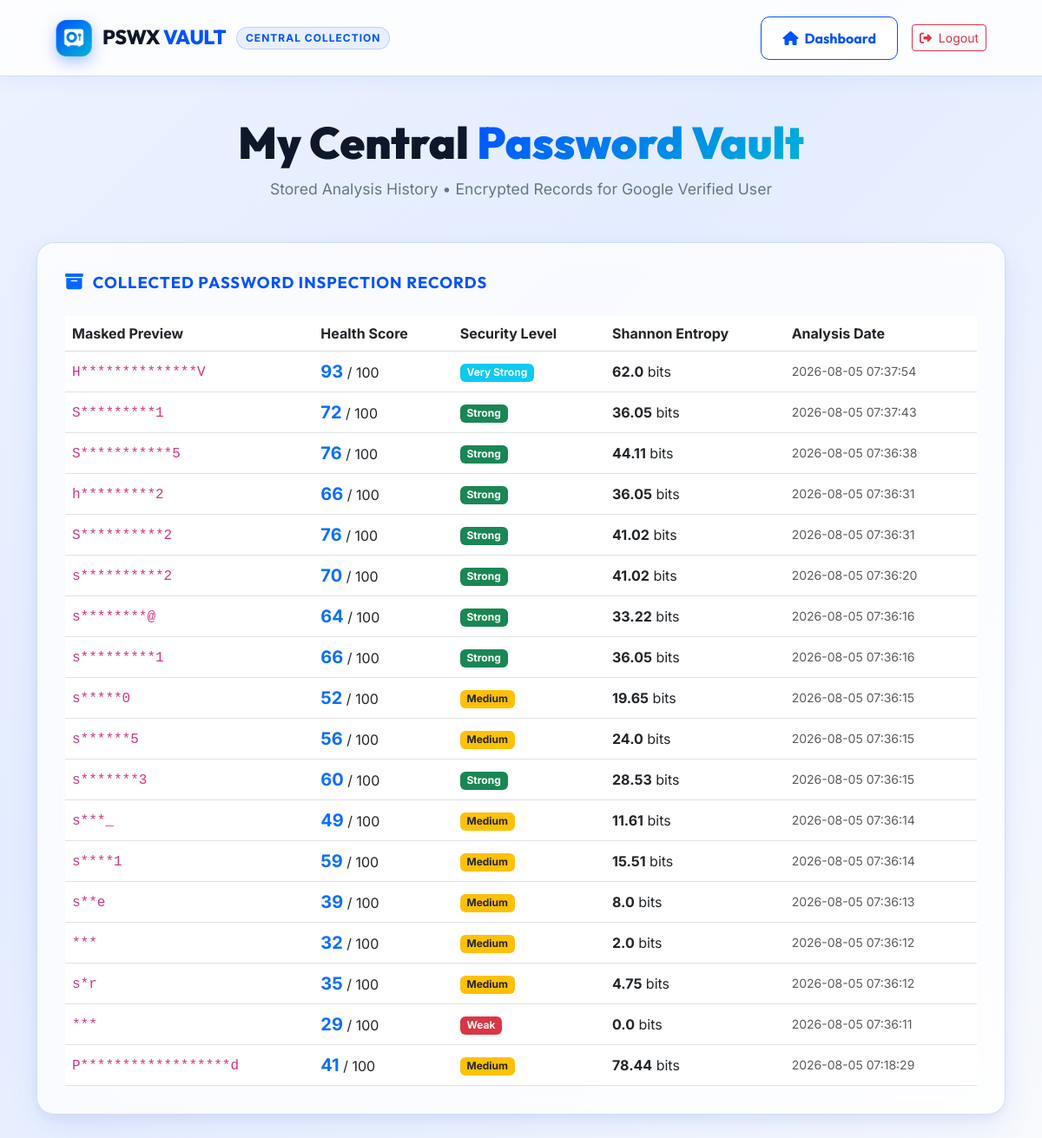
/vault (signed in), run on the app's committed database.
### tables this page shows
CREATE TABLE saved_passwords (
            id INTEGER PRIMARY KEY AUTOINCREMENT,
            user_id INTEGER NOT NULL,
            password_hash TEXT NOT NULL,
            masked_password TEXT NOT NULL,
            health_score INTEGER NOT NULL,
            category TEXT NOT NULL,
            entropy_bits REAL NOT NULL,
            created_at TIMESTAMP DEFAULT CURRENT_TIMESTAMP,
            FOREIGN KEY (user_id) REFERENCES users(id)
        );

### app/routes/vault.py (the view)
@vault_bp.route('/vault')
def view_vault():
    if 'user_id' not in session:
        return redirect('/login')
    user_id = session['user_id']
    conn = get_db()
    cursor = conn.cursor()
    cursor.execute('''
        SELECT * FROM saved_passwords
        WHERE user_id = ?
        ORDER BY created_at DESC
    ''', (user_id,))
    passwords = cursor.fetchall()
    conn.close()
    return render_template('vault.html', passwords=passwords)

### app/db.py (called while the page is built)
def get_db():
    conn = sqlite3.connect(DB_PATH)
    conn.row_factory = sqlite3.Row
    return conn

### app/templates/vault.html (shortened to what this page needs)
<!DOCTYPE html>
<html lang="en">
<head>
  <link rel="stylesheet" href="https://cdnjs.cloudflare.com/ajax/libs/font-awesome/6.4.0/css/all.min.css">
  <link href="https://cdn.jsdelivr.net/npm/bootstrap@5.3.0/dist/css/bootstrap.min.css" rel="stylesheet">
  <link rel="stylesheet" href="{{ url_for('static', filename='css/style.css') }}">
</head>
<body>
  <div class="main-wrapper">
    <nav class="navbar navbar-expand-lg navbar-techie sticky-top">
      <div class="container-fluid px-4">
        <a class="navbar-brand text-decoration-none" href="/">
          <div class="brand-container">
            <div class="brand-logo-techie">
              <i class="fa-solid fa-vault fs-5"></i>
            </div>
            <span class="brand-text-techie">PSWX <span>VAULT</span></span>
            <span class="brand-badge-techie">Central Collection</span>
          </div>
        </a>
        <div class="d-flex align-items-center gap-3">
          <a href="/" class="btn-techie-outline btn-sm text-decoration-none">
            <i class="fa-solid fa-house me-1"></i> Dashboard
          </a>
          <a href="/logout" class="btn btn-outline-danger btn-sm">
            <i class="fa-solid fa-right-from-bracket me-1"></i> Logout
          </a>
        </div>
      </div>
    </nav>
    <div class="container py-5">
      <div class="text-center mb-5">
        <h1 class="hero-title-techie">My Central <span>Password Vault</span></h1>
        <p class="hero-subtitle-techie">Stored Analysis History • Encrypted Records for {{ session.get('user_name', 'User') }}</p>
      </div>
      <div class="glass-card-techie">
        <div class="card-header-title-techie">
          <i class="fa-solid fa-box-archive"></i> Collected Password Inspection Records
        </div>
        {% if passwords %}
          <div class="table-responsive">
            <table class="table table-hover align-middle mb-0">
              <thead>
                <tr class="text-primary border-bottom border-secondary border-opacity-25">
                  <th>Masked Preview</th>
                  <th>Health Score</th>
                  <th>Security Level</th>
                  <th>Shannon Entropy</th>
                  <th>Analysis Date</th>
                </tr>
              </thead>
              <tbody>
                {% for p in passwords %}
                  <tr>
                    <td><code class="fs-6">{{ p.masked_password }}</code></td>
                    <td>
                      <span class="fw-bold fs-5 text-primary">{{ p.health_score }}</span> / 100
                    </td>
                    <td>
                      {% if p.category == 'Weak' %}
                        <span class="badge bg-danger text-white">Weak</span>
                      {% elif p.category == 'Medium' %}
                        <span class="badge bg-warning text-dark">Medium</span>
                      {% elif p.category == 'Strong' %}
                        <span class="badge bg-success text-white">Strong</span>
                      {% else %}
                        <span class="badge bg-info text-white">Very Strong</span>
                      {% endif %}
                    </td>
                    <td><b>{{ p.entropy_bits }}</b> bits</td>
                    <td class="text-muted small">{{ p.created_at }}</td>
                  </tr>
                {% endfor %}
              </tbody>
            </table>
          </div>
        {% endif %}
      </div>
    </div>
  </div>
</body>
</html>

### app/static/css/style.css (style rules this page uses)
:root { --bg-main: #f0f4ff; --bg-gradient: linear-gradient(135deg, #edf2fe 0%, #e4ecff 40%, #f8fafc 100%); --bg-card: rgba(255, 255, 255, 0.82); --bg-card-hover: rgba(255, 255, 255, 0.95); --border-blue: rgba(0, 82, 255, 0.18); --border-glow: rgba(0, 102, 255, 0.35); --tech-blue: #0052ff; --tech-blue-vivid: #0066ff; --tech-cyan: #00b4d8; --tech-indigo: #4338ca; --tech-green: #10b981; --tech-yellow: #f59e0b; --tech-red: #ef4444; --text-dark: #0f172a; --text-secondary: #334155; --text-muted: #64748b; --font-heading: 'Outfit', sans-serif; --font-body: 'Inter', sans-serif; --font-mono: 'Fira Code', monospace; --shadow-3d: 0 15px 35px rgba(0, 82, 255, 0.08), 0 5px 15px rgba(15, 23, 42, 0.05); --shadow-hover: 0 25px 50px rgba(0, 82, 255, 0.18), 0 0 25px rgba(0, 102, 255, 0.2); }
* { box-sizing: border-box; margin: 0; padding: 0; }
body { background: var(--bg-gradient); color: var(--text-dark); font-family: var(--font-body); min-height: 100vh; overflow-x: hidden; position: relative; }
.main-wrapper { position: relative; z-index: 1; }
.navbar-techie { background: rgba(255, 255, 255, 0.85); backdrop-filter: blur(20px); -webkit-backdrop-filter: blur(20px); border-bottom: 1px solid var(--border-blue); padding: 1.1rem 2.5rem; box-shadow: 0 4px 20px rgba(0, 82, 255, 0.06); }
.brand-container { display: flex; align-items: center; gap: 12px; }
.brand-logo-techie { width: 42px; height: 42px; background: linear-gradient(135deg, var(--tech-blue), var(--tech-cyan)); border-radius: 12px; display: flex; align-items: center; justify-content: center; color: #ffffff; box-shadow: 0 6px 18px rgba(0, 82, 255, 0.35); transform: perspective(500px) rotateY(-12deg); transition: transform 0.3s ease; }
.brand-text-techie { font-family: var(--font-heading); font-size: 1.45rem; font-weight: 800; letter-spacing: -0.5px; color: var(--text-dark); }
.brand-text-techie span { color: var(--tech-blue); }
.brand-badge-techie { background: rgba(0, 82, 255, 0.08); border: 1px solid rgba(0, 82, 255, 0.2); color: var(--tech-blue); font-size: 0.75rem; font-weight: 700; text-transform: uppercase; letter-spacing: 1px; padding: 3px 10px; border-radius: 20px; }
.glass-card-techie { background: rgba(255, 255, 255, 0.75); backdrop-filter: blur(14px); -webkit-backdrop-filter: blur(14px); border: 1px solid var(--border-blue); border-radius: 20px; padding: 2rem; box-shadow: var(--shadow-3d); transform-style: preserve-3d; transition: transform 0.3s ease, border-color 0.3s ease, box-shadow 0.3s ease; position: relative; overflow: hidden; }
.card-header-title-techie { font-family: var(--font-heading); font-size: 1.15rem; font-weight: 700; text-transform: uppercase; letter-spacing: 1px; color: var(--tech-blue); display: flex; align-items: center; gap: 10px; margin-bottom: 1.5rem; }
.card-header-title-techie i { font-size: 1.3rem; color: var(--tech-blue-vivid); }
.hero-title-techie { font-family: var(--font-heading); font-weight: 900; font-size: 3.2rem; line-height: 1.1; color: var(--text-dark); margin-bottom: 0.75rem; }
.hero-title-techie span { background: linear-gradient(135deg, var(--tech-blue) 0%, var(--tech-cyan) 100%); -webkit-background-clip: text; -webkit-text-fill-color: transparent; }
.hero-subtitle-techie { font-size: 1.1rem; color: var(--text-muted); font-weight: 400; }
.btn-techie-outline { background: #ffffff; border: 1px solid var(--tech-blue); color: var(--tech-blue); font-family: var(--font-heading); font-weight: 700; padding: 0.75rem 1.5rem; border-radius: 10px; cursor: pointer; transition: all 0.3s ease; }

### data on the page
saved_passwords: masked_password "H**************V", health_score "93", category "Very Strong", entropy_bits "62.0", created_at "2026-08-05 07:37:54"
saved_passwords: masked_password "S*********1", health_score "72", category "Strong", entropy_bits "36.05", created_at "2026-08-05 07:37:43"
saved_passwords: masked_password "S***********5", health_score "76", category "Strong", entropy_bits "44.11", created_at "2026-08-05 07:36:38"
saved_passwords: masked_password "h*********2", health_score "66", category "Strong", entropy_bits "36.05", created_at "2026-08-05 07:36:31"
saved_passwords: masked_password "S**********2", health_score "76", category "Strong", entropy_bits "41.02", created_at "2026-08-05 07:36:31"
saved_passwords: masked_password "s**********2", health_score "70", category "Strong", entropy_bits "41.02", created_at "2026-08-05 07:36:20"
saved_passwords: masked_password "s********@", health_score "64", category "Strong", entropy_bits "33.22", created_at "2026-08-05 07:36:16"
saved_passwords: masked_password "s*********1", health_score "66", category "Strong", entropy_bits "36.05", created_at "2026-08-05 07:36:16"
saved_passwords: masked_password "s*****0", health_score "52", category "Medium", entropy_bits "19.65", created_at "2026-08-05 07:36:15"
saved_passwords: masked_password "s******5", health_score "56", category "Medium", entropy_bits "24.0", created_at "2026-08-05 07:36:15"
saved_passwords: masked_password "s*******3", health_score "60", category "Strong", entropy_bits "28.53", created_at "2026-08-05 07:36:15"
saved_passwords: masked_password "s***_", health_score "49", category "Medium", entropy_bits "11.61", created_at "2026-08-05 07:36:14"
saved_passwords: masked_password "s****1", health_score "59", category "Medium", entropy_bits "15.51", created_at "2026-08-05 07:36:14"
saved_passwords: masked_password "s**e", health_score "39", category "Medium", entropy_bits "8.0", created_at "2026-08-05 07:36:13"
saved_passwords: masked_password "***", health_score "32", category "Medium", entropy_bits "2.0", created_at "2026-08-05 07:36:12"
saved_passwords: masked_password "s*r", health_score "35", category "Medium", entropy_bits "4.75", created_at "2026-08-05 07:36:12"
saved_passwords: masked_password "***", health_score "29", category "Weak", entropy_bits "0.0", created_at "2026-08-05 07:36:11"
saved_passwords: masked_password "P******************d", health_score "41", category "Medium", entropy_bits "78.44", created_at "2026-08-05 07:18:29"

### other printed values
{{ session.get('user_name', 'User') }} "Google Verified User"
